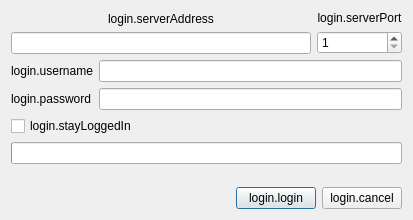
<?xml version="1.0" encoding="UTF-8"?>
<ui version="4.0">
 <class>LoginDialog</class>
 <widget class="QDialog" name="LoginDialog">
  <property name="geometry">
   <rect>
    <x>0</x>
    <y>0</y>
    <width>413</width>
    <height>220</height>
   </rect>
  </property>
  <property name="windowTitle">
   <string>loginWindow.title</string>
  </property>
  <layout class="QVBoxLayout" name="verticalLayout_3">
   <item>
    <layout class="QHBoxLayout" name="horizontalLayout">
     <item>
      <layout class="QVBoxLayout" name="verticalLayout">
       <item>
        <widget class="QLabel" name="label_3">
         <property name="text">
          <string>login.serverAddress</string>
         </property>
         <property name="alignment">
          <set>Qt::AlignCenter</set>
         </property>
        </widget>
       </item>
       <item>
        <widget class="QLineEdit" name="lineEditIP"/>
       </item>
      </layout>
     </item>
     <item>
      <layout class="QVBoxLayout" name="verticalLayout_2">
       <item>
        <widget class="QLabel" name="label_4">
         <property name="text">
          <string>login.serverPort</string>
         </property>
         <property name="alignment">
          <set>Qt::AlignCenter</set>
         </property>
        </widget>
       </item>
       <item>
        <widget class="QSpinBox" name="spinBoxPort">
         <property name="minimum">
          <number>1</number>
         </property>
         <property name="maximum">
          <number>65535</number>
         </property>
        </widget>
       </item>
      </layout>
     </item>
    </layout>
   </item>
   <item>
    <layout class="QFormLayout" name="formLayout">
     <item row="0" column="0">
      <widget class="QLabel" name="label_2">
       <property name="text">
        <string>login.username</string>
       </property>
      </widget>
     </item>
     <item row="0" column="1">
      <widget class="QLineEdit" name="lineEditUsername"/>
     </item>
     <item row="1" column="0">
      <widget class="QLabel" name="label">
       <property name="text">
        <string>login.password</string>
       </property>
      </widget>
     </item>
     <item row="1" column="1">
      <widget class="QLineEdit" name="lineEditPassword">
       <property name="echoMode">
        <enum>QLineEdit::Password</enum>
       </property>
      </widget>
     </item>
    </layout>
   </item>
   <item>
    <widget class="QCheckBox" name="checkBox">
     <property name="text">
      <string>login.stayLoggedIn</string>
     </property>
    </widget>
   </item>
   <item>
    <widget class="QProgressBar" name="progressBarConnection">
     <property name="maximum">
      <number>5</number>
     </property>
     <property name="value">
      <number>0</number>
     </property>
     <property name="format">
      <string/>
     </property>
    </widget>
   </item>
   <item>
    <spacer name="verticalSpacer">
     <property name="orientation">
      <enum>Qt::Vertical</enum>
     </property>
     <property name="sizeHint" stdset="0">
      <size>
       <width>20</width>
       <height>40</height>
      </size>
     </property>
    </spacer>
   </item>
   <item>
    <layout class="QHBoxLayout" name="horizontalLayout_3">
     <item>
      <spacer name="horizontalSpacer">
       <property name="orientation">
        <enum>Qt::Horizontal</enum>
       </property>
       <property name="sizeHint" stdset="0">
        <size>
         <width>40</width>
         <height>20</height>
        </size>
       </property>
      </spacer>
     </item>
     <item>
      <widget class="QPushButton" name="pushButtonLogin">
       <property name="text">
        <string>login.login</string>
       </property>
      </widget>
     </item>
     <item>
      <widget class="QPushButton" name="pushButtonCancel">
       <property name="text">
        <string>login.cancel</string>
       </property>
      </widget>
     </item>
    </layout>
   </item>
  </layout>
 </widget>
 <resources/>
 <connections/>
</ui>
